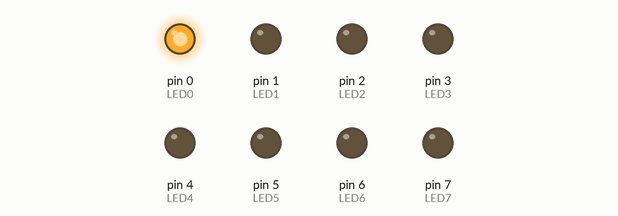
Bench run of a sketch on a simulated Arduino Uno, built with avr-gcc and run on an emulated ATmega328P. Parts: output pins drawn as LEDs (lit = HIGH).

Above: at 0.05 s.
At 0.45 s:
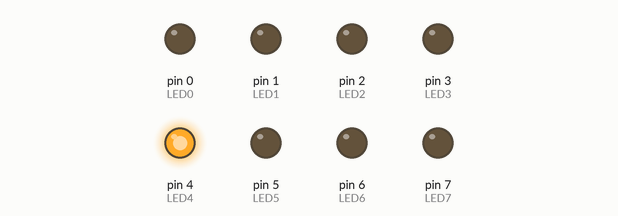
At 0.75 s:
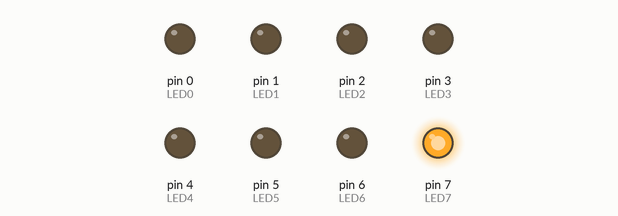
At 1.55 s:
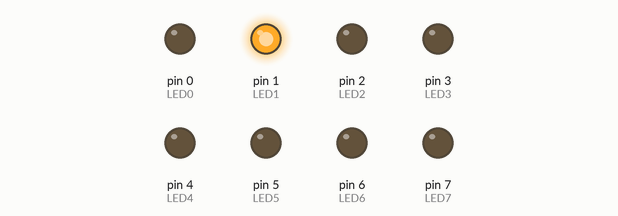
At 2.35 s:
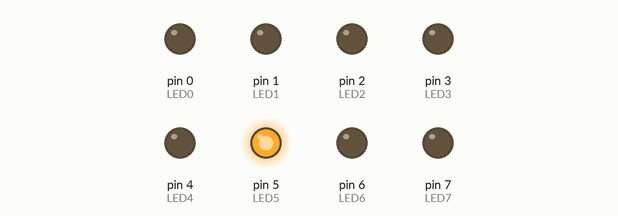
At 3.15 s:
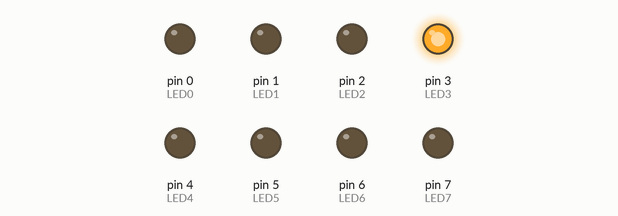
Timing chart, 0 to 3.5 s (numbered marks = the images above):
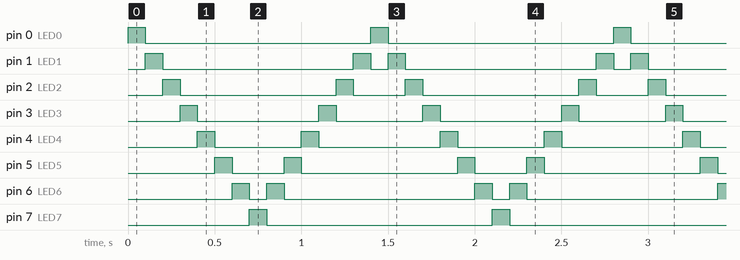

Measured:
- by itself, pin 0 (LED0), pin 7 (LED7): alternates HIGH for 0.10 s and LOW for 1.3 s
- by itself, pin 1 (LED1): repeats every 1.4 s: LOW 1.1 s, HIGH 0.10 s, LOW 0.10 s, HIGH 0.10 s
- by itself, pin 2 (LED2): repeats every 1.4 s: LOW 0.90 s, HIGH 0.10 s, LOW 0.30 s, HIGH 0.10 s
- by itself, pin 3 (LED3): repeats every 1.4 s: LOW 0.70 s, HIGH 0.10 s, LOW 0.50 s, HIGH 0.10 s
- by itself, pin 4 (LED4): repeats every 1.4 s: LOW 0.50 s, HIGH 0.10 s, LOW 0.70 s, HIGH 0.10 s
- by itself, pin 5 (LED5): repeats every 1.4 s: LOW 0.30 s, HIGH 0.10 s, LOW 0.90 s, HIGH 0.10 s
- by itself, pin 6 (LED6): repeats every 1.4 s: LOW 0.10 s, HIGH 0.10 s, LOW 1.1 s, HIGH 0.10 s

The sketch:

ex8_super_maquina.ino
```cpp
/* OITAVO PROGRAMA (SEQUÊNCIAL SUPER MÁQUINA)
   DANIEL RODRIGUES DE SOUSA 21/10/2022 */

#define LED0  0 //definição do LED 0
#define LED1  1 //definição do LED 1
#define LED2  2 //definição do LED 2
#define LED3  3 //definição do LED 3
#define LED4  4 //definição do LED 4
#define LED5  5 //definição do LED 5
#define LED6  6 //definição do LED 6
#define LED7  7 //definição do LED 7

int sequencia = 1;    //define byte sequencia, inicializando com 1
bool flag = 0;        //define bit flag, inicializando com 0

void setup()
{
  pinMode(LED0, OUTPUT);    //definição da direção dos pinos
  pinMode(LED1, OUTPUT);
  pinMode(LED2, OUTPUT);
  pinMode(LED3, OUTPUT);
  pinMode(LED4, OUTPUT);
  pinMode(LED5, OUTPUT);
  pinMode(LED6, OUTPUT);
  pinMode(LED7, OUTPUT);
}

void loop()
{
  LEDs(sequencia);          //passa para LEDs o valor de sequencia

  if(flag == 0)             //se flag = 0
  {
    sequencia = sequencia << 1;    //desloca um bit de sequencia da direita para a esquerda
    if(sequencia == 0b10000000)    //se bit 7 de sequencia for igual a 1
    {
      flag = 1;             //seta flag
    }
  }
  else                      //caso contrário (flag = 1)
  {
    sequencia = sequencia >> 1;    //desloca um bit de sequencia da esquerda para a direita
    if(sequencia == 0b00000001)    //se bit 0 de sequencia for igual a 1
    {
      flag = 0;             //limpa flag
    }
  }

  delay(100);               //delay 100 ms
}

void LEDs( int led )        //função LEDs: recebe um byte chamado led
{
  digitalWrite(LED0, bitRead(led, 0));    //acerta o estado de LED0 de acordo com o bit 0 do byte led
  digitalWrite(LED1, bitRead(led, 1));    //acerta o estado de LED1 de acordo com o bit 1 do byte led
  digitalWrite(LED2, bitRead(led, 2));    //acerta o estado de LED2 de acordo com o bit 2 do byte led
  digitalWrite(LED3, bitRead(led, 3));    //acerta o estado de LED3 de acordo com o bit 3 do byte led
  digitalWrite(LED4, bitRead(led, 4));    //acerta o estado de LED4 de acordo com o bit 4 do byte led
  digitalWrite(LED5, bitRead(led, 5));    //acerta o estado de LED5 de acordo com o bit 5 do byte led
  digitalWrite(LED6, bitRead(led, 6));    //acerta o estado de LED6 de acordo com o bit 6 do byte led
  digitalWrite(LED7, bitRead(led, 7));    //acerta o estado de LED7 de acordo com o bit 7 do byte led
}
```
